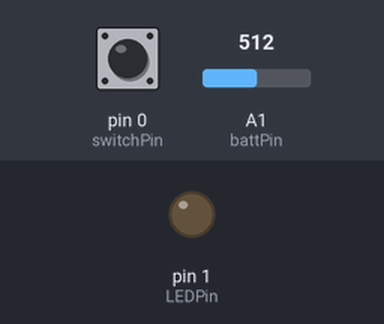
A sketch run on a simulated Arduino Uno, built with avr-gcc and run on an emulated ATmega328P. Parts: output pins drawn as LEDs (lit = HIGH). Inputs (shaded band) come from the test bench; at power-on: pin 0 (switchPin) HIGH, A1 (battPin) = 512.

Above: at 1.2 s.
1.3 s: pin 0 (switchPin) pulsed LOW 5 times (0.12 s each, 0.3 s apart)
At 2.18 s:
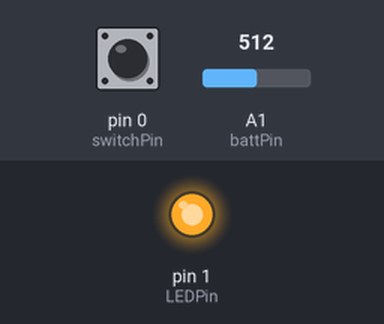
Timing chart, 0 to 4.3 s (numbered marks = the images above; inputs shaded):
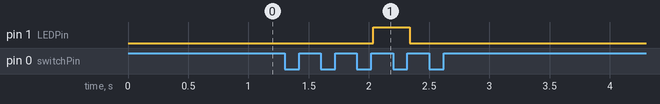

Measured:
- after the input at 1.3 s, pin 1 (LEDPin): LOW → HIGH after 0.74 s, → LOW 0.30 s later

The sketch:

timed_cave_lamp.ino
```cpp
/*
 * Code for replacing the firmware on a NANJG LED driver board
 * v0.1 - Sam Wenham
 *
 *
 */

#include <avr/wdt.h>

//declare pins ATTiny13
byte LEDPin = 1;
byte switchPin = 0;
byte battPin = 1;

//declare pins Uno
/*byte LEDPin = 3;
byte switchPin = 2;
byte battPin = A0;*/

byte count = 0;
byte lastmode;
byte mode = 1;
byte waspressed = 0;

int battRead;
int battLowLvl = 175;
byte battLow = 0;
byte battOverride = 0;
byte battLowCnt = 0;

//change modes here; just change/add/delete values. The "0" is 'off'

byte modes[] = {0,20,50,120,255};          //PWM values, 5..255 - LEAVE THE "0" THERE

void setup() {

  pinMode(LEDPin, OUTPUT);
  pinMode(switchPin, INPUT);
  pinMode(battPin, INPUT);
  digitalWrite(switchPin, HIGH); //set pullup
  wdt_enable(WDTO_8S); //8 second watchdog just incase we get stuck
  //Serial.begin(9600);

}

ISR(WDT_vect){
  for (byte i=0; i<10; i++){
    analogWrite(LEDPin, modes[0]);
    delay(500);
    analogWrite(LEDPin, modes[2]);
  }
  analogWrite(LEDPin, modes[1]); //Uhoh how did we get here! best turn the lamp on
}

void loop() {

  byte switchRead = digitalRead(switchPin);
  if ((switchRead)==0) {                   //when the button is pressed (PB3 pulled down)
      count++;                             //count length of button press
      if (count==80) {                    //pressed long (80*25ms)
        if (mode>0) {
          lastmode=mode; mode=0;           //was on?  -> off, but remember the mode
        }else{
          mode=lastmode;                //was off? -> on, with previous mode.
          if (battOverride==1){         //if we were overriding battmon
            battOverride=0;            //stop doing it
            battLowCnt=0;
          }
        }
      }
      waspressed=1;                        //remember that the button was pressed, see below
    }
    else {                                 //button not pressed
      if (waspressed) {                    //but it was pressed, so it has just been released!
        waspressed=0;                      //reset that
        if (count<80 && mode>0) {          //really was a short press AND the light is on
          if (battLow==1 && battOverride==0){
            battOverride=1; //we have been poked in low batt mode so override
            mode++; if (mode>=sizeof(modes)) mode=1; //next mode
          }else{
            mode++; if (mode>=sizeof(modes)) mode=1; //next mode
          }
        }
        count=0;                           //reset counter
      }
    }

  battRead = analogRead(battPin);

  if (battRead < battLowLvl){
    battLow = 1;
    battLowCnt++;
    if (battOverride == 0 && mode>1 && battLowCnt>80){ //if we haven't overridden and have been stable bump down
      mode--;
      battLowCnt=0;
    }
  } else if (battRead > (battLowLvl + 10)){
    battLow = 0;
    battLowCnt=0;  //reset the lowbatt counter if the reading is ok again;
    battOverride=0;
  }

  /*
  Serial.print(battRead, DEC);
  Serial.print("-> Override: ");
  Serial.print(battOverride, DEC);
  Serial.write(10);
  */

  analogWrite(LEDPin, modes[mode]);  //set PWM level (0 is off)
  wdt_reset();                       // We wrote something to the PWM so we might be ok!!
  delay(25);                         //wait a bit before checking again, important for counting
}
```
